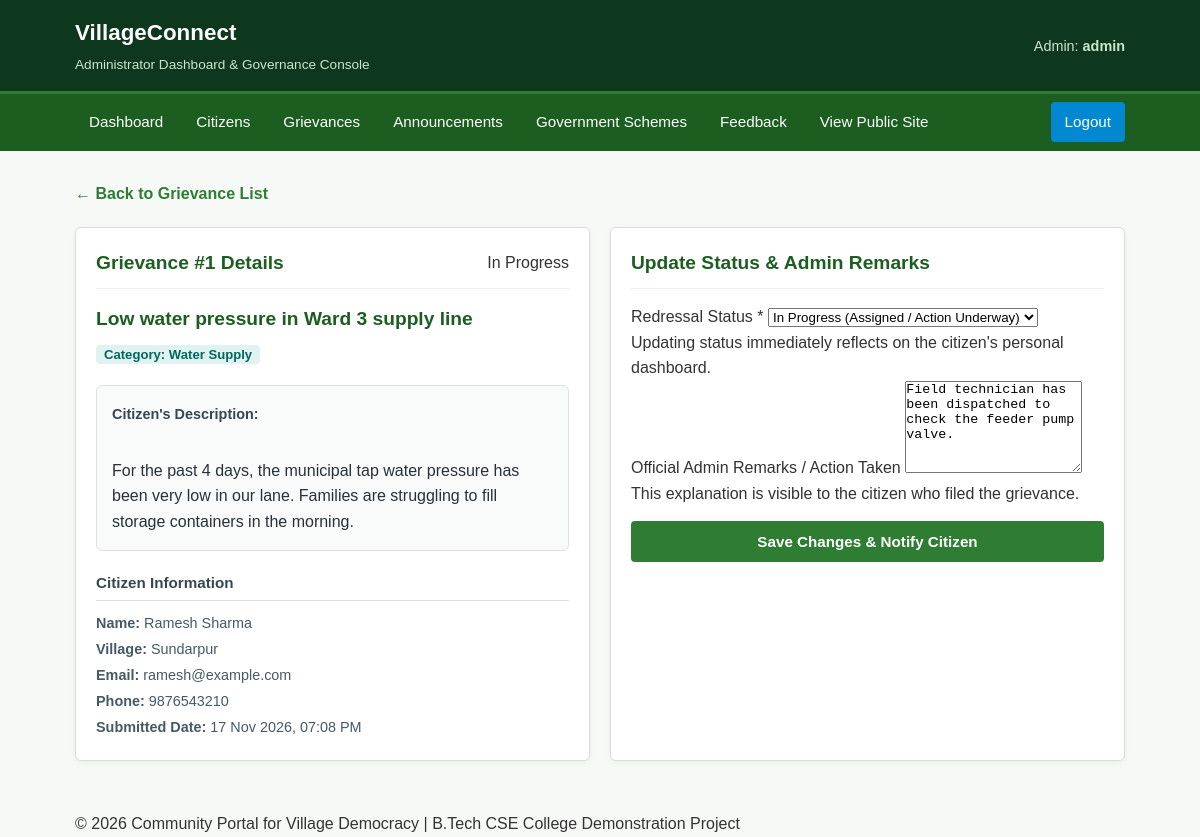
Screenshot of /admin/update_grievance.php?id=1 (signed in) with the database file from the repository.
### tables this page shows
CREATE TABLE IF NOT EXISTS `grievances` (
    `id` INT AUTO_INCREMENT PRIMARY KEY,
    `citizen_id` INT NOT NULL,
    `title` VARCHAR(200) NOT NULL,
    `category` VARCHAR(50) NOT NULL,
    `description` TEXT NOT NULL,
    `status` ENUM('Pending', 'In Progress', 'Resolved') DEFAULT 'Pending',
    `admin_remark` TEXT NULL,
    `created_at` TIMESTAMP DEFAULT CURRENT_TIMESTAMP,
    `updated_at` TIMESTAMP DEFAULT CURRENT_TIMESTAMP ON UPDATE CURRENT_TIMESTAMP,
    FOREIGN KEY (`citizen_id`) REFERENCES `citizens`(`id`) ON DELETE CASCADE
);

CREATE TABLE IF NOT EXISTS `citizens` (
    `id` INT AUTO_INCREMENT PRIMARY KEY,
    `full_name` VARCHAR(100) NOT NULL,
    `email` VARCHAR(100) NOT NULL UNIQUE,
    `phone` VARCHAR(15) NOT NULL,
    `village_name` VARCHAR(100) NOT NULL,
    `password` VARCHAR(255) NOT NULL,
    `created_at` TIMESTAMP DEFAULT CURRENT_TIMESTAMP
);

### admin/update_grievance.php (the view, shortened to what this page needs)
<?php
require_once "../config/db.php";
$admin_username = $_SESSION['admin_username'] ?? 'admin';
$id = isset($_GET['id']) ? intval($_GET['id']) : 0;
$sql = "SELECT g.*, c.full_name as citizen_name, c.email as citizen_email, c.phone as citizen_phone, c.village_name
        FROM grievances g
        JOIN citizens c ON g.citizen_id = c.id
        WHERE g.id = ?";
$stmt = mysqli_prepare($conn, $sql);
mysqli_stmt_bind_param($stmt, "i", $id);
mysqli_stmt_execute($stmt);
$result = mysqli_stmt_get_result($stmt);
$grievance = mysqli_fetch_assoc($result);
?>
<!DOCTYPE html>
<html lang="en">
<head>
    <link rel="stylesheet" href="../assets/css/style.css">
</head>
<body>
    <header class="top-header" style="background-color: #0d381e;">
        <div class="container header-content">
            <div>
                <a href="dashboard.php" class="brand-title">
                    VillageConnect
                </a>
                <span class="brand-subtitle">Administrator Dashboard & Governance Console</span>
            </div>
            <div>
                <span style="color: #c8e6c9; font-size: 0.9rem;">
                    Admin: <strong><?php echo htmlspecialchars($admin_username); ?></strong>
                </span>
            </div>
        </div>
    </header>
    <nav class="navbar" style="background-color: #1b5e20;">
        <div class="container">
            <ul class="nav-links">
                <li><a href="dashboard.php">Dashboard</a></li>
                <li><a href="manage_citizens.php">Citizens</a></li>
                <li><a href="manage_grievances.php" class="active">Grievances</a></li>
                <li><a href="manage_announcements.php">Announcements</a></li>
                <li><a href="manage_schemes.php">Government Schemes</a></li>
                <li><a href="manage_feedback.php">Feedback</a></li>
                <li><a href="../index.php" target="_blank">View Public Site</a></li>
                <li class="nav-right"><a href="logout.php" class="nav-highlight">Logout</a></li>
            </ul>
        </div>
    </nav>
    <main class="main-content">
        <div class="container">
            <div style="margin-bottom: 20px;">
                <a href="manage_grievances.php" style="color: #2e7d32; font-weight: 600; text-decoration: none;">&larr; Back to Grievance List</a>
            </div>
            <div class="grid-2">
                <div class="card">
                    <div class="card-header">
                        <h2 class="card-title">Grievance #<?php echo $grievance['id']; ?> Details</h2>
                        <span class="badge <?php
                            if ($grievance['status'] === 'Pending') echo 'badge-pending';
                            elseif ($grievance['status'] === 'In Progress') echo 'badge-in-progress';
                            elseif ($grievance['status'] === 'Resolved') echo 'badge-resolved';
                        ?>">
                            <?php echo htmlspecialchars($grievance['status']); ?>
                        </span>
                    </div>
                    <div style="margin-bottom: 18px;">
                        <h3 style="color: #1b5e20; font-size: 1.2rem; margin-bottom: 6px;">
                            <?php echo htmlspecialchars($grievance['title']); ?>
                        </h3>
                        <span style="font-size: 0.82rem; background: #e0f2f1; color: #00695c; padding: 2px 8px; border-radius: 4px; font-weight: 600;">
                            Category: <?php echo htmlspecialchars($grievance['category']); ?>
                        </span>
                    </div>
                    <div style="background-color: #f9fbfb; border: 1px solid #e0e0e0; border-radius: 6px; padding: 15px; margin-bottom: 20px;">
                        <strong style="color: #37474f; font-size: 0.9rem;">Citizen's Description:</strong>
                        <p style="color: #263238; line-height: 1.6; margin-top: 6px; white-space: pre-line;">
                            <?php echo htmlspecialchars($grievance['description']); ?>
                        </p>
                    </div>
                    <h4 style="color: #37474f; font-size: 0.95rem; border-bottom: 1px solid #e0e0e0; padding-bottom: 5px; margin-bottom: 10px;">
                        Citizen Information
                    </h4>
                    <ul style="list-style: none; font-size: 0.9rem; line-height: 1.8; color: #455a64;">
                        <li><strong>Name:</strong> <?php echo htmlspecialchars($grievance['citizen_name']); ?></li>
                        <li><strong>Village:</strong> <?php echo htmlspecialchars($grievance['village_name']); ?></li>
                        <li><strong>Email:</strong> <?php echo htmlspecialchars($grievance['citizen_email']); ?></li>
                        <li><strong>Phone:</strong> <?php echo htmlspecialchars($grievance['citizen_phone']); ?></li>
                        <li><strong>Submitted Date:</strong> <?php echo date("d M Y, h:i A", strtotime($grievance['created_at'])); ?></li>
                    </ul>
                </div>
                <div class="card">
                    <div class="card-header">
                        <h2 class="card-title">Update Status & Admin Remarks</h2>
                    </div>
                    <form action="update_grievance.php?id=<?php echo $grievance['id']; ?>" method="POST">
                        <div class="form-group">
                            <label for="status">Redressal Status <span class="req">*</span></label>
                            <select id="status" name="status" class="form-control" required>
                                <option value="In Progress" <?php echo ($grievance['status'] === 'In Progress') ? 'selected' : ''; ?>>In Progress (Assigned / Action Underway)</option>
                            </select>
                            <span class="form-help">Updating status immediately reflects on the citizen's personal dashboard.</span>
                        </div>
                        <div class="form-group">
                            <label for="admin_remark">Official Admin Remarks / Action Taken</label>
                            <textarea id="admin_remark" name="admin_remark" class="form-control" rows="6"
                                      placeholder="e.g. Technician dispatched, inspection scheduled for tomorrow, or pipeline repaired successfully..."><?php echo htmlspecialchars($grievance['admin_remark'] ?? ''); ?></textarea>
                            <span class="form-help">This explanation is visible to the citizen who filed the grievance.</span>
                        </div>
                        <button type="submit" class="btn btn-primary btn-block" style="padding: 12px; margin-top: 15px;">
                            Save Changes & Notify Citizen
                        </button>
                    </form>
                </div>
            </div>
        </div>
    </main>
    <footer class="site-footer">
        <div class="container text-center">
            <div class="footer-bottom">
                <p>&copy; <?php echo date("Y"); ?> Community Portal for Village Democracy | B.Tech CSE College Demonstration Project</p>
            </div>
        </div>
    </footer>
</body>
</html>

### assets/css/style.css (style rules this page uses)
* { margin: 0; padding: 0; box-sizing: border-box; }
body { font-family: 'Segoe UI', Tahoma, Geneva, Verdana, sans-serif; background-color: #f4f8fa; color: #2c3e50; font-family: Arial, Helvetica, sans-serif; background-color: #f7f9f7; color: #333333; line-height: 1.6; display: flex; flex-direction: column; min-height: 100vh; }
.container { width: 90%; max-width: 1200px; max-width: 1100px; margin: 0 auto; padding: 0 15px; }
.top-header { background-color: #1b5e20; background-color: #1b5e20; color: #ffffff; padding: 14px 0; box-shadow: 0 2px 8px rgba(0, 0, 0, 0.12); padding: 15px 0; border-bottom: 3px solid #2e7d32; }
.header-content { display: flex; justify-content: space-between; align-items: center; flex-wrap: wrap; gap: 10px; }
.brand-title { font-size: 1.35rem; font-weight: 700; font-size: 1.4rem; font-weight: bold; color: #ffffff; text-decoration: none; display: flex; align-items: center; gap: 8px; }
.brand-subtitle { font-size: 0.8rem; font-weight: normal; font-size: 0.85rem; color: #c8e6c9; display: block; color: #c8e6c9; margin-top: 3px; }
.navbar { background-color: #2e7d32; border-bottom: 3px solid #81c784; background-color: #2e7d32; border-bottom: 1px solid #1b5e20; }
.nav-links { list-style: none; display: flex; flex-wrap: wrap; gap: 4px; padding: 6px 0; gap: 5px; padding: 8px 0; }
.nav-links li a { color: #ffffff; text-decoration: none; padding: 9px 14px; padding: 8px 14px; border-radius: 4px; font-size: 0.95rem; display: inline-block; font-size: 0.95rem; font-weight: 500; transition: background-color 0.2s ease, color 0.2s ease; }
.nav-links li a:hover, .nav-links li a.active { background-color: #1b5e20; color: #ffffff; }
.nav-links li a.nav-highlight { background-color: #0288d1; color: #ffffff; }
.nav-links li.nav-right { margin-left: auto; }
.btn { display: inline-block; padding: 10px 20px; padding: 9px 18px; font-size: 0.95rem; font-weight: 600; font-weight: bold; text-decoration: none; border-radius: 5px; border-radius: 4px; border: none; cursor: pointer; text-align: center; transition: background-color 0.2s, transform 0.1s; }
.btn-primary { background-color: #2e7d32; color: #ffffff; }
.btn-block { display: block; width: 100%; }
.main-content { flex: 1; padding: 35px 0; padding: 30px 0; }
.grid-2 { display: grid; grid-template-columns: repeat(auto-fit, minmax(320px, 1fr)); gap: 25px; gap: 20px; }
.card { background-color: #ffffff; border-radius: 8px; border: 1px solid #e0e0e0; box-shadow: 0 2px 6px rgba(0, 0, 0, 0.05); padding: 22px; margin-bottom: 22px; transition: transform 0.2s ease, box-shadow 0.2s ease; border: 1px solid #dcdcdc; border-radius: 6px; padding: 20px; margin-bottom: 20px; }
.card-header { border-bottom: 1px solid #f0f0f0; padding-bottom: 12px; margin-bottom: 14px; border-bottom: 1px solid #eeeeee; padding-bottom: 10px; margin-bottom: 15px; display: flex; justify-content: space-between; align-items: center; }
.card-title { font-size: 1.25rem; font-size: 1.2rem; color: #1b5e20; font-weight: 600; font-weight: bold; }

### rows the page displays
grievances: id "1", status "In Progress", title "Low water pressure in Ward 3 supply line", category "Water Supply", description "For the past 4 days, the municipal tap water pressure has been very low in our lane. Families are struggling to fill storage containers in the morning.", citizen.full_name "Ramesh Sharma", citizen.village_name "Sundarpur", citizen.email "ramesh@example.com", citizen.phone "9876543210", created_at "17 Nov 2026, 07:08 PM", status "In Progress (Assigned / Action Underway)", admin_remark "Field technician has been dispatched to check the feeder pump valve."

### other values shown
$admin_username "admin"
